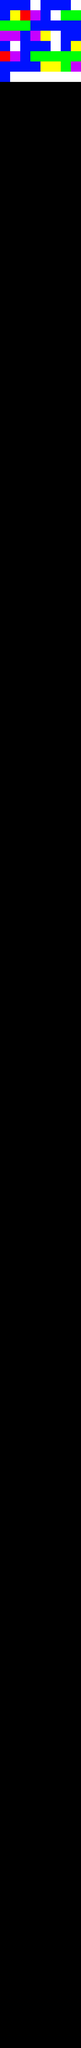

A 2D game scene composited from a Tiled map and its tileset images. What follows is a short description and the map's XML, with each tile layer's data collapsed to a summary:
An orthogonal 8x200 tile map with 32x32 px tiles, 1 tile layer (Rhythm).

<map version="1.0" orientation="orthogonal" width="8" height="200" tilewidth="32" tileheight="32">
 <tileset firstgid="1" source="../tiles/Beats.tsx" />
 <layer name="Rhythm" width="8" height="200">
  <data>[1600 cells, 64 non-empty, 6 distinct tile ids]</data>
 </layer>
</map>
